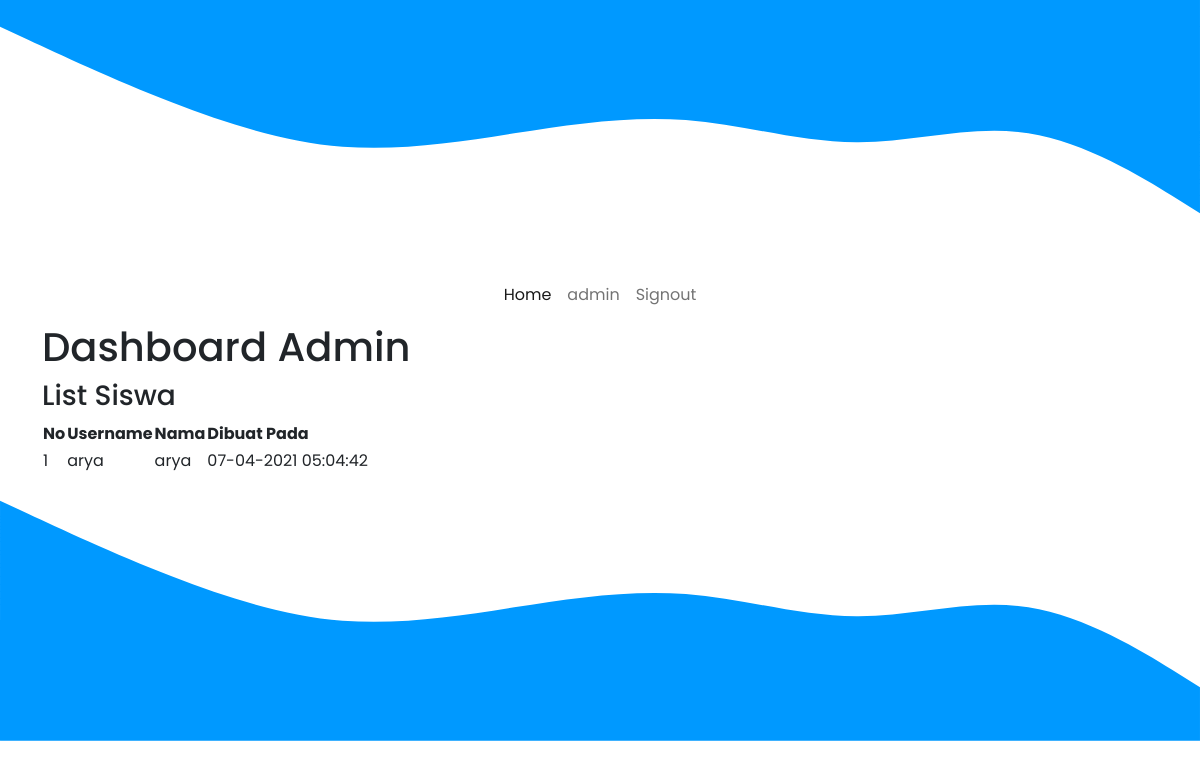
Screenshot of /lsp9/admin.php (signed in) with the database file from the repository.
### tables this page shows
CREATE TABLE `user` (
  `id` int(11) NOT NULL,
  `username` varchar(100) NOT NULL,
  `nama` varchar(100) NOT NULL,
  `password` varchar(100) NOT NULL,
  `status` enum('Active','Banned') NOT NULL,
  `role` int(11) NOT NULL,
  `created_at` timestamp NOT NULL DEFAULT CURRENT_TIMESTAMP,
  `updated_at` timestamp NOT NULL DEFAULT CURRENT_TIMESTAMP
);

### lsp9/template/session.php (called while the page is built, shortened)
<?php
    require 'koneksi.php';
    if(isset($_SESSION['username'])){
        $stmt = $conn->prepare('SELECT * FROM user WHERE username=:username');
        $stmt->bindValue(':username', $_SESSION['username']);
        $stmt->execute();
        $user = $stmt->fetch(PDO::FETCH_OBJ);
    }else{
        $user = null;
    }
?>

### lsp9/admin.php (the view, shortened to what this page needs)
<?php include 'template/session.php' ?>
<?php
  if(empty($user) || $user->role == 2){
    header("Location:index.php");
  }else{
?>
<?php include 'template/navbar.php' ?>
<div class="container">
<div class="row">
<h1>Dashboard Admin</h1>
</div>
<div class="row">
    <div class="col">
        <h3>List Siswa</h3>
        <table>
            <tr>
                <th>No</th>
                <th>Username</th>
                <th>Nama</th>
                <th>Dibuat Pada</th>
            </tr>
            <?php
            $no = 1;
                $stmt = $conn->prepare("SELECT * FROM user WHERE role=2");
                $stmt->execute();
                while($users = $stmt->fetch(PDO::FETCH_OBJ)) {
            ?>
            <tr>
                <td><?php echo $no ?></td>
                <td><?php echo $users->username ?></td>
                <td><?php echo $users->nama ?></td>
                <td><?php echo date("d-m-Y h:m:s", strtotime($users->created_at)) ?></td>
            </tr>
            <?php $no++; } ?>
        </table>
    </div>
    <div class="col">
    </div>
</div>
</div>
<?php } ?>

### lsp9/template/navbar.php (shortened to what this page needs)
<nav class="navbar navbar-expand-lg navbar-light">
  <div class="container-fluid">
    <div class="collapse navbar-collapse" id="navbarNavAltMarkup">
      <div class="navbar-nav ms-auto me-auto">
        <a class="nav-link active" aria-current="page" href="index.php">Home</a>
        <?php if ($user) { ?>
          <a class="nav-link" href="
          <?php
          if ($user->role == 1) {
            echo 'admin.php';
          } else {
            echo 'user.php';
          }
          ?>
          "><?php echo $user->nama ?></a>
          <a class="nav-link" href="process/signout.php">Signout</a>
        <?php } else { ?>
          <a class="nav-link" href="login.php">Login</a>
          <a class="nav-link" href="register.php">Register</a>
        <?php } ?>
      </div>
    </div>
  </div>
</nav>

### lsp9/assets/css/home.css (style rules this page uses)
html, body { font-family: 'Poppins', sans-serif; }

### rows the page displays
user: nama "admin"
user: username "arya", nama "arya", created_at "07-04-2021 05:04:42"
